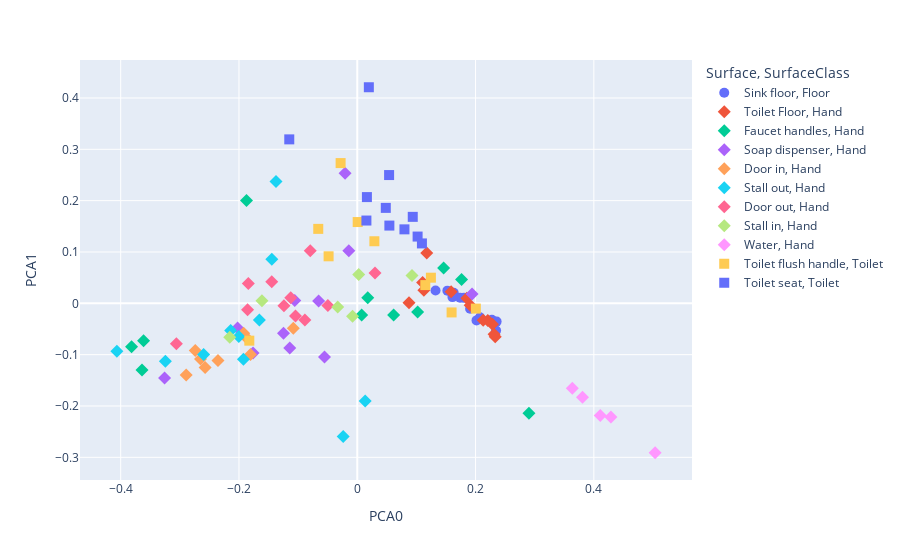

The notebook cell this image was saved under:
### Code cell
df_pca_2 = pd.DataFrame(p_pca_2, columns=['PCA0', 'PCA1'], index=ps_matrix.index).reset_index().sort_values('SurfaceClass')
fig = px.scatter(df_pca_2, x='PCA0', y='PCA1', color='Surface', symbol='SurfaceClass')
fig.update_traces(
    marker=dict(
        size=10
    )
)

### Figure 1 — Plotly figure (JSON) as saved in the notebook; plotly's stock layout.template omitted (floating-point values rounded to 4 significant figures)
{"data": [{"hovertemplate": "Surface=Sink floor<br>SurfaceClass=Floor<br>PCA0=%{x}<br>PCA1=%{y}<extra></extra>", "legendgroup": "Sink floor, Floor", "marker": {"color": "#636efa", "size": 10, "symbol": "circle"}, "mode": "markers", "name": "Sink floor, Floor", "orientation": "v", "showlegend": true, "type": "scatter", "x": [0.1802, 0.2074, 0.1524, 0.1631, 0.2276, 0.1908, 0.2347, 0.2016, 0.1738, 0.1609, 0.2356, 0.1323], "xaxis": "x", "y": [0.01063, -0.02731, 0.02472, 0.02059, -0.03214, -0.0107, -0.05295, -0.03325, 0.01096, 0.01215, -0.03564, 0.02511], "yaxis": "y"}, {"hovertemplate": "Surface=Toilet Floor<br>SurfaceClass=Hand<br>PCA0=%{x}<br>PCA1=%{y}<extra></extra>", "legendgroup": "Toilet Floor, Hand", "marker": {"color": "#EF553B", "size": 10, "symbol": "diamond"}, "mode": "markers", "name": "Toilet Floor, Hand", "orientation": "v", "showlegend": true, "type": "scatter", "x": [0.1126, 0.1105, 0.1174, 0.2332, 0.08752, 0.1587, 0.2286, 0.1852, 0.2313, 0.2207, 0.1909, 0.2129], "xaxis": "x", "y": [0.0256, 0.04077, 0.0979, -0.06488, 0.001232, 0.02242, -0.04052, 0.009823, -0.06039, -0.03367, -0.003813, -0.03277], "yaxis": "y"}, {"hovertemplate": "Surface=Faucet handles<br>SurfaceClass=Hand<br>PCA0=%{x}<br>PCA1=%{y}<extra></extra>", "legendgroup": "Faucet handles, Hand", "marker": {"color": "#00cc96", "size": 10, "symbol": "diamond"}, "mode": "markers", "name": "Faucet handles, Hand", "orientation": "v", "showlegend": true, "type": "scatter", "x": [0.1763, -0.3639, -0.3613, 0.007416, 0.146, 0.06149, -0.1873, 0.2903, 0.01774, 0.1021, -0.3816], "xaxis": "x", "y": [0.04627, -0.1297, -0.07305, -0.02288, 0.06903, -0.02254, 0.2003, -0.214, 0.01082, -0.01692, -0.08466], "yaxis": "y"}, {"hovertemplate": "Surface=Soap dispenser<br>SurfaceClass=Hand<br>PCA0=%{x}<br>PCA1=%{y}<extra></extra>", "legendgroup": "Soap dispenser, Hand", "marker": {"color": "#ab63fa", "size": 10, "symbol": "diamond"}, "mode": "markers", "name": "Soap dispenser, Hand", "orientation": "v", "showlegend": true, "type": "scatter", "x": [0.194, -0.3258, -0.05536, -0.1057, -0.06532, -0.1247, -0.1141, -0.1762, -0.01431, -0.02069, -0.2024], "xaxis": "x", "y": [0.01802, -0.1453, -0.1046, 0.005369, 0.004428, -0.05825, -0.0872, -0.09686, 0.1023, 0.2534, -0.04785], "yaxis": "y"}, {"hovertemplate": "Surface=Door in<br>SurfaceClass=Hand<br>PCA0=%{x}<br>PCA1=%{y}<extra></extra>", "legendgroup": "Door in, Hand", "marker": {"color": "#FFA15A", "size": 10, "symbol": "diamond"}, "mode": "markers", "name": "Door in, Hand", "orientation": "v", "showlegend": true, "type": "scatter", "x": [-0.1082, -0.2355, -0.2651, -0.2893, -0.1806, -0.1921, -0.2573, -0.2739, -0.1869], "xaxis": "x", "y": [-0.04857, -0.1111, -0.1086, -0.1397, -0.09979, -0.05841, -0.1252, -0.09167, -0.06742], "yaxis": "y"}, {"hovertemplate": "Surface=Stall out<br>SurfaceClass=Hand<br>PCA0=%{x}<br>PCA1=%{y}<extra></extra>", "legendgroup": "Stall out, Hand", "marker": {"color": "#19d3f3", "size": 10, "symbol": "diamond"}, "mode": "markers", "name": "Stall out, Hand", "orientation": "v", "showlegend": true, "type": "scatter", "x": [-0.2003, -0.1445, 0.01342, -0.2598, -0.1655, -0.4065, -0.02384, -0.3245, -0.1374, -0.1924, -0.214], "xaxis": "x", "y": [-0.0646, 0.08609, -0.1904, -0.0999, -0.03266, -0.09328, -0.2595, -0.1126, 0.2373, -0.1088, -0.0527], "yaxis": "y"}, {"hovertemplate": "Surface=Door out<br>SurfaceClass=Hand<br>PCA0=%{x}<br>PCA1=%{y}<extra></extra>", "legendgroup": "Door out, Hand", "marker": {"color": "#FF6692", "size": 10, "symbol": "diamond"}, "mode": "markers", "name": "Door out, Hand", "orientation": "v", "showlegend": true, "type": "scatter", "x": [-0.08863, -0.1125, -0.1855, 0.03001, -0.1045, -0.04973, -0.3058, -0.1446, -0.124, -0.1842, -0.07951], "xaxis": "x", "y": [-0.03265, 0.01085, -0.0124, 0.05886, -0.02445, -0.004481, -0.07863, 0.04205, -0.004751, 0.03869, 0.1023], "yaxis": "y"}, {"hovertemplate": "Surface=Stall in<br>SurfaceClass=Hand<br>PCA0=%{x}<br>PCA1=%{y}<extra></extra>", "legendgroup": "Stall in, Hand", "marker": {"color": "#B6E880", "size": 10, "symbol": "diamond"}, "mode": "markers", "name": "Stall in, Hand", "orientation": "v", "showlegend": true, "type": "scatter", "x": [0.002442, -0.007966, -0.1612, 0.09256, -0.03315, -0.2156], "xaxis": "x", "y": [0.05608, -0.02497, 0.004855, 0.05423, -0.007196, -0.06605], "yaxis": "y"}, {"hovertemplate": "Surface=Water<br>SurfaceClass=Hand<br>PCA0=%{x}<br>PCA1=%{y}<extra></extra>", "legendgroup": "Water, Hand", "marker": {"color": "#FF97FF", "size": 10, "symbol": "diamond"}, "mode": "markers", "name": "Water, Hand", "orientation": "v", "showlegend": true, "type": "scatter", "x": [0.3636, 0.3808, 0.5036, 0.4289, 0.4108], "xaxis": "x", "y": [-0.1654, -0.1829, -0.2911, -0.2216, -0.2184], "yaxis": "y"}, {"hovertemplate": "Surface=Toilet flush handle<br>SurfaceClass=Toilet<br>PCA0=%{x}<br>PCA1=%{y}<extra></extra>", "legendgroup": "Toilet flush handle, Toilet", "marker": {"color": "#FECB52", "size": 10, "symbol": "square"}, "mode": "markers", "name": "Toilet flush handle, Toilet", "orientation": "v", "showlegend": true, "type": "scatter", "x": [0.1245, 0.1151, 0.02893, 0.0006918, 0.1595, 0.2005, -0.02817, -0.0485, -0.1825, -0.06596], "xaxis": "x", "y": [0.04995, 0.0355, 0.1209, 0.1583, -0.01775, -0.01028, 0.2732, 0.09155, -0.07273, 0.145], "yaxis": "y"}, {"hovertemplate": "Surface=Toilet seat<br>SurfaceClass=Toilet<br>PCA0=%{x}<br>PCA1=%{y}<extra></extra>", "legendgroup": "Toilet seat, Toilet", "marker": {"color": "#636efa", "size": 10, "symbol": "square"}, "mode": "markers", "name": "Toilet seat, Toilet", "orientation": "v", "showlegend": true, "type": "scatter", "x": [0.05428, 0.102, 0.1093, 0.01956, 0.04822, 0.07977, 0.05381, 0.0163, -0.115, 0.09382, 0.01544], "xaxis": "x", "y": [0.1514, 0.13, 0.1167, 0.4209, 0.1859, 0.1441, 0.2498, 0.2069, 0.3194, 0.1684, 0.1613], "yaxis": "y"}], "layout": {"legend": {"title": {"text": "Surface, SurfaceClass"}, "tracegroupgap": 0}, "margin": {"t": 60}, "xaxis": {"anchor": "y", "domain": [0, 1], "title": {"text": "PCA0"}}, "yaxis": {"anchor": "x", "domain": [0, 1], "title": {"text": "PCA1"}}}}
